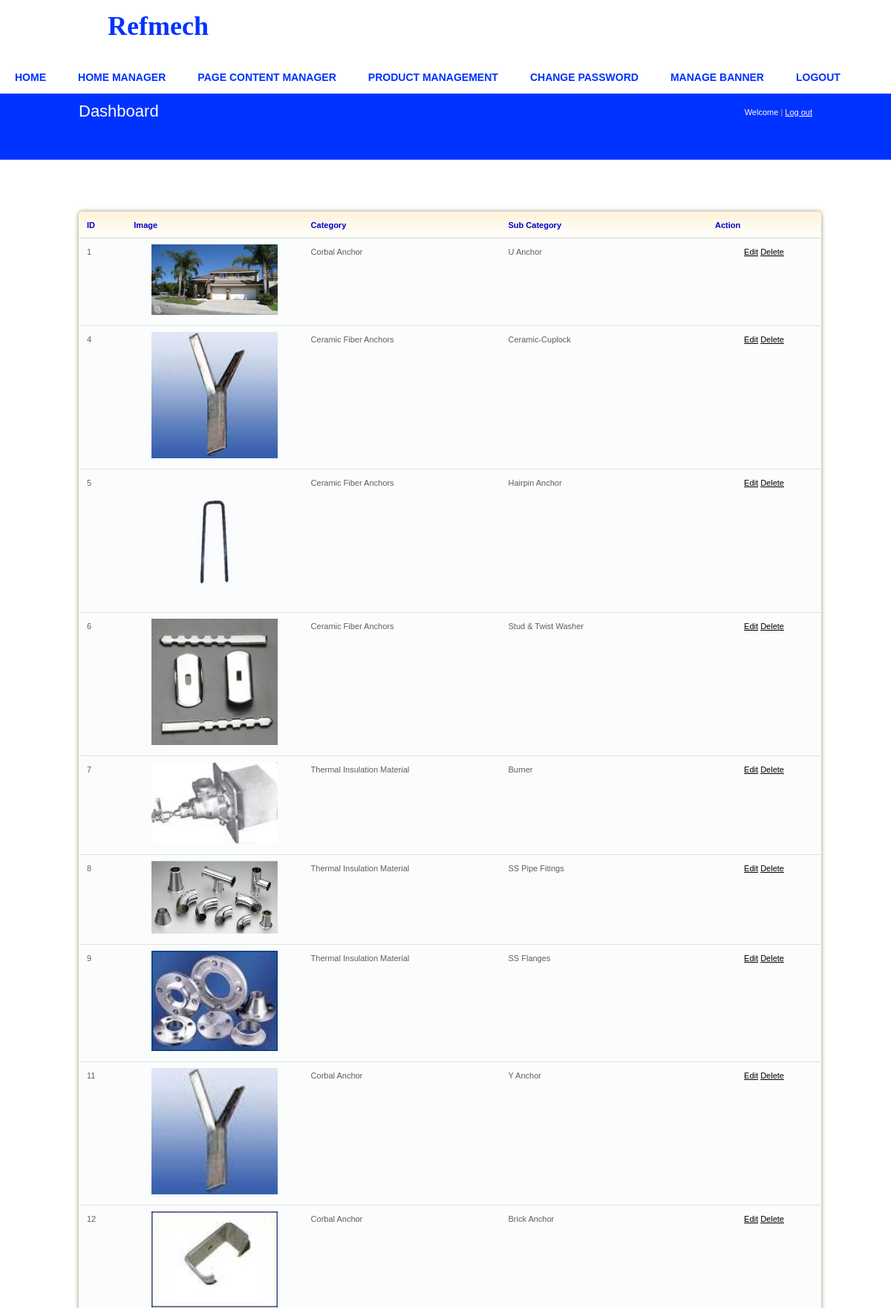
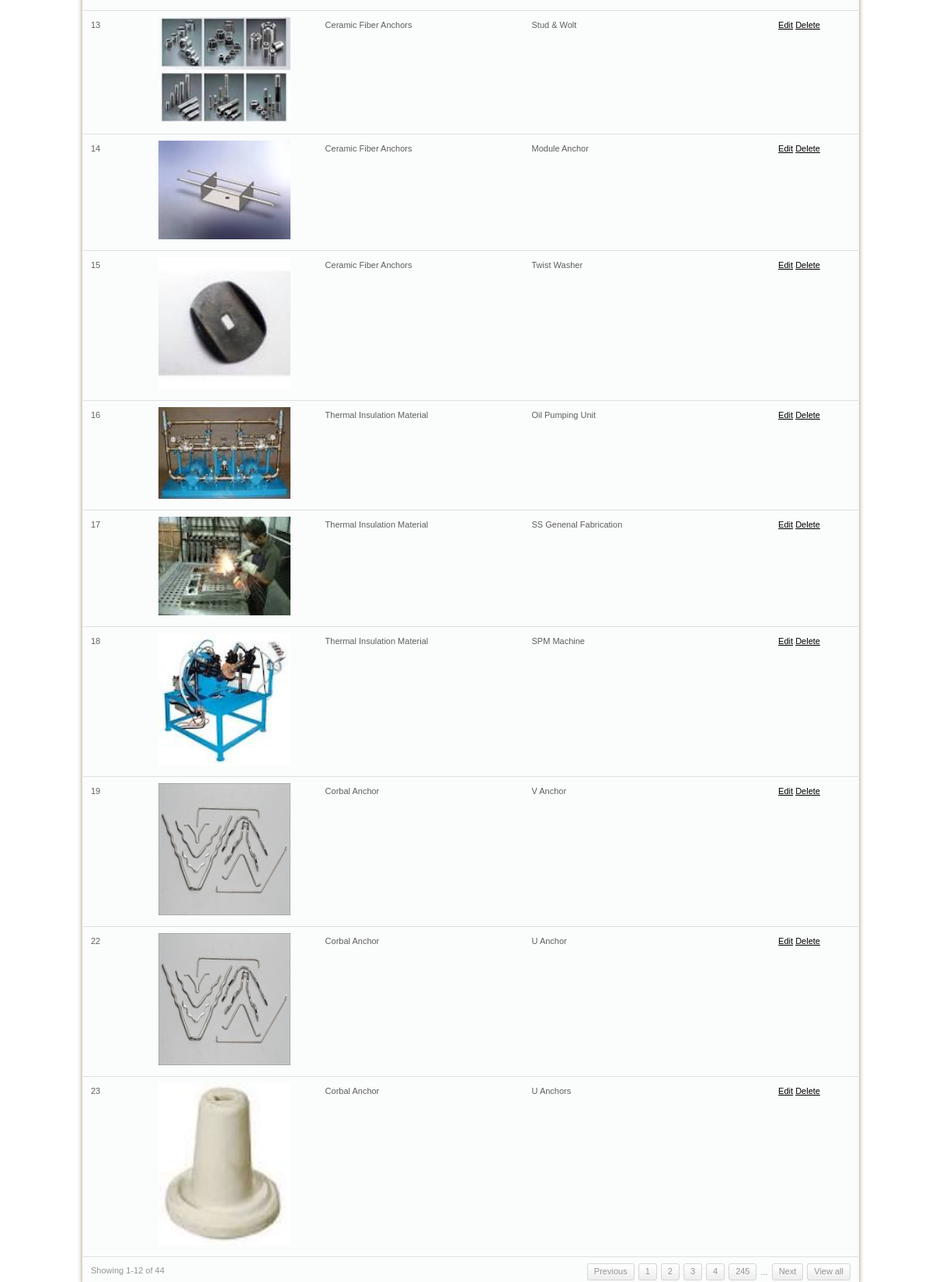
Screenshot of /admin/manageproduct.php (upper part) with the database file from the repository (2 pictures, top to bottom).
### tables this page shows
CREATE TABLE IF NOT EXISTS `image` (
  `id` int(11) NOT NULL AUTO_INCREMENT,
  `imagename` varchar(80) NOT NULL,
  `imagedesc` text NOT NULL,
  `category` varchar(40) NOT NULL,
  `subcategory` varchar(40) NOT NULL,
  `deleteflag` enum('y','n') NOT NULL DEFAULT 'n',
  PRIMARY KEY (`id`)
);

### admin/manageproduct.php (the view, shortened to what this page needs)
<!DOCTYPE html >
<html>
<head>
<link href="admincss/style.css" rel="stylesheet" type="text/css" />
<link rel="stylesheet" href="admincss/styles.css" type="text/css"/>
<link rel="stylesheet" href="admincss/cmsstyle.css" type="text/css"/>
</head>
<body>
<?php
include("adminheader.php");
?>
<div id="header">
	<div class="shell">
		<div id="top">
			<h1><a href="#" style="color:#FFF;">Dashboard</a></h1>
			<div id="top-navigation">
            Welcome <a href="#"><strong><?php print $_SESSION['username'];?> </strong></a>
				<span>|</span>
				<a href="logout.php">Log out</a>
			</div>
		</div>
		</div>
</div>
<div id="container">
	<div class="shell">
		<br />
		<div id="main">
			<div id="content">
				<div class="box">
					<div class="table">
						<table width="100%" border="0" cellspacing="0" cellpadding="0">
							<tr>
								<th width="5%" valign="middle" class="subheading">ID</th>
          <th width="18%" align="center" valign="middle" class="subheading">Image</th>
          <th width="21%" valign="middle" class="subheading">Category</th>
          <th width="22%" valign="middle" class="subheading">Sub Category</th>
          <th width="12%" align="center" valign="middle" class="subheading">Action</th>
								</tr>
                                <?php
						$sql ="select * from image where deleteflag='n'";
						$result= mysql_query($sql);
						while($row = mysql_fetch_array($result))
						  {
						  $product=$row['id'];
						?>
                            <tr>
          <td align="left" valign="top" bgcolor="#FFFFFF"><?php echo $row['id'];?></td>
          <td align="center" valign="top" bgcolor="#FFFFFF">
			<img src="../image/<?php echo $row['imagename'];?>" border="0" width="170" alt="">            </td>
          <td align="left" valign="top" bgcolor="#FFFFFF"><?php echo $row['category'];?></td>
          <td align="left" valign="top" bgcolor="#FFFFFF">
		  <?php echo $row['subcategory'];?>        </td>
           <td align="center" valign="top" bgcolor="#FFFFFF" class="link">
           <a href="editproduct.php?id=<?php echo $product;?>">Edit<i class="icon-pencil"></i></button></a>
          <a href="#" onclick="if (confirm('Are you sure you want to delete?')) window.location='manageproduct.php?id=<?php echo $product;?>&mode=delete'; return false">Delete</a>            </td>
        </tr>
                            <?php }?>
							</table>
						<div class="pagging">
							<div class="left">Showing 1-12 of 44</div>
							<div class="right">
								<a href="#">Previous</a>
								<a href="#">1</a>
								<a href="#">2</a>
								<a href="#">3</a>
								<a href="#">4</a>
								<a href="#">245</a>
								<span>...</span>
								<a href="#">Next</a>
								<a href="#">View all</a>
							</div>
						</div>
					</div>
				</div>
					</div>
		</div>
	</div>
</div>
</body>
</html>

### admin/admincss/style.css (style rules this page uses)
body { margin:0px; padding:0px; color: #666; font-family: Tahoma, Geneva, sans-serif; font-size:13px; line-height:1.5em; background-color:#FFF; }
a, a:link, a:visited { color: #000000; font-weight: normal; }
img { border: none; }
h1 { font-size: 28px; color: #fff; margin: 0 0 20px 0; padding: 5px 0; }
#top-navigation { float:right; white-space:nowrap; color:#fff; padding-top:15px; }
#top-navigation a { color:#fff; }
#top-navigation span { color:#dca598; }

### admin/admincss/cmsstyle.css (style rules this page uses)
* { padding:0; margin:0; outline:0; }
body { background:#FFF; font-family: Verdana, sans-serif; font-size:11px; line-height:20px; color:#5e5e5e; }
a { color:#ba4c32; text-decoration: underline; cursor:pointer; }
.left, .alignleft { float:left; display:inline; }
.right, .alignright { float:right; display:inline; }
h1 { font-size:22px; line-height:24px; color:#fff; font-weight: normal; }
h1 a { color:#fff; text-decoration: none; }
.shell { width:988px; margin:0 auto; }
#header { height:89px; background:#03F; white-space:nowrap; }
#header h1 { float:left; display:inline; padding-top:12px; }
#top-navigation { float:right; white-space:nowrap; color:#fff; padding-top:15px; }
#top-navigation a { color:#fff; }
#top-navigation span { color:#dca598; }
#top { height:53px; }
#container { padding:50px 0; }
#content { float:left; width:1000px; }
.table th { background:#fffdfa url(images/th.gif) repeat-x 0 0; color:#00C; text-align: left; padding:7px 10px; border-bottom:solid 1px #d2d1cb; }
.table td { background:#fbfcfc; border-bottom:solid 1px #e0e0e0; padding:8px 10px; }
.box { background:#fbfcfc; height:100%; padding:1px; margin-bottom:20px; }
.pagging { height:20px; padding:8px 10px; line-height:19px; color:#949494; }
.pagging a { background:url(images/pagging.gif) repeat-x 0 0; height:20px; float:left; padding:0 8px; border:solid 1px #d5d5d5; text-decoration: none; color:#949494; margin-left:5px; }
.pagging span { float:left; margin-left:5px; padding-top:2px; }
.box { -moz-border-radius:5px; -webkit-border-radius:5px; -moz-box-shadow: 0 0 6px #978f6c; -webkit-box-shadow: 0 0 6px #978f6c; }
.small-field, .button, .pagging a { -moz-border-radius:3px; -webkit-border-radius:3px; }

### rows the page displays
image: id "1", imagename (picture), category "Corbal Anchor", subcategory "U Anchor"
image: id "4", imagename (picture), category "Ceramic Fiber Anchors", subcategory "Ceramic-Cuplock"
image: id "5", imagename (picture), category "Ceramic Fiber Anchors", subcategory "Hairpin Anchor"
image: id "6", imagename (picture), category "Ceramic Fiber Anchors", subcategory "Stud & Twist Washer"
image: id "7", imagename (picture), category "Thermal Insulation Material", subcategory "Burner"
image: id "8", imagename (picture), category "Thermal Insulation Material", subcategory "SS Pipe Fitings"
image: id "9", imagename (picture), category "Thermal Insulation Material", subcategory "SS Flanges"
image: id "11", imagename (picture), category "Corbal Anchor", subcategory "Y Anchor"
image: id "12", imagename (picture), category "Corbal Anchor", subcategory "Brick Anchor"
image: id "13", imagename (picture), category "Ceramic Fiber Anchors", subcategory "Stud & Wolt"
image: id "14", imagename (picture), category "Ceramic Fiber Anchors", subcategory "Module Anchor"
image: id "15", imagename (picture), category "Ceramic Fiber Anchors", subcategory "Twist Washer"
image: id "16", imagename (picture), category "Thermal Insulation Material", subcategory "Oil Pumping Unit"
image: id "17", imagename (picture), category "Thermal Insulation Material", subcategory "SS Genenal Fabrication"
image: id "18", imagename (picture), category "Thermal Insulation Material", subcategory "SPM Machine"
image: id "19", imagename (picture), category "Corbal Anchor", subcategory "V Anchor"
image: id "22", imagename (picture), category "Corbal Anchor", subcategory "U Anchor"
image: id "23", imagename (picture), category "Corbal Anchor", subcategory "U Anchors"
